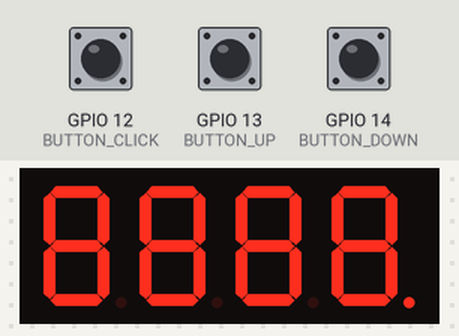
This program was run on a simulated ESP32. On the bench: 4-digit seven-segment display. The inputs (shaded band) are chosen by the test bench; at power-on: GPIO 12 (BUTTON_CLICK) HIGH, GPIO 13 (BUTTON_UP) HIGH, GPIO 14 (BUTTON_DOWN) HIGH. Random numbers use the default seed unless the program sets one; no radio packets arrive unless stated; what the program prints to the serial monitor is not drawn.

Above: at 2.2 s.
2.3 s: GPIO 12 (BUTTON_CLICK) pulled LOW for 0.15 s
3.9 s: GPIO 13 (BUTTON_UP) pulled LOW for 0.15 s
At 5.1 s:
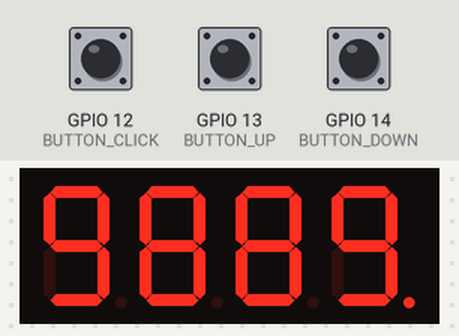
5.5 s: GPIO 13 (BUTTON_UP) pulled LOW for 1 s
At 6.6 s:
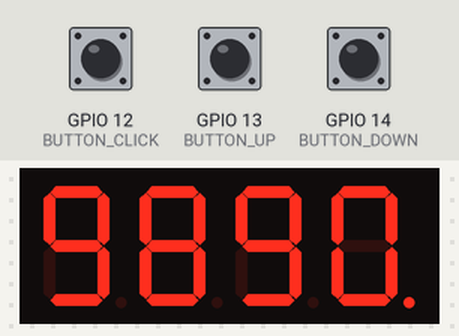
Timing chart, 0 to 8.5 s (numbered marks = the images above; inputs shaded):
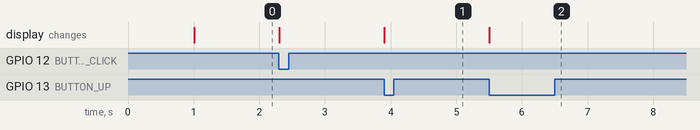

Measured:
- after the input at 3.9 s, the display: changes at once (image 1)
- after the input at 5.5 s, the display: changes at once (image 2)

The program:

main.cpp
```cpp
#include <Arduino.h>
#include <SPI.h>
#include <RF24.h>
#include "esp_bt.h"
#include "esp_wifi.h"
#include <SPI.h>
#include <SevSeg.h>

SevSeg sevseg;

SPIClass *vspi = nullptr;

// VSPI for RADIO 1
const uint8_t VSPI_CE_PIN = 4;
const uint8_t VSPI_CSN_PIN = 5;
const uint8_t VSPI_SCK = 18;
const uint8_t VSPI_MISO = 19;
const uint8_t VSPI_MOSI = 23;

//Button pins
const uint8_t BUTTON_UP = 13;
const uint8_t BUTTON_CLICK = 12;
const uint8_t BUTTON_DOWN = 14;
bool BUTTON_UP_PRESSED = false;
bool BUTTON_CLICK_PRESSED = false;
bool BUTTON_DOWN_PRESSED = false;

// Display ports
byte numDigits   = 4;
byte digitPins[] = {27, 33, 32, 21};        // D1..D4
byte segPins[]   = {26, 22, 0, 17, 2, 25, 15, 16}; // a,b,c,d,e,f,g,dp
bool resistorsOnSegments = true;

//constants
const uint8_t LED_PIN = 2;
const int SPI_SPEED = 16000000;
const uint8_t MIN_CHANNEL = 2;
const uint8_t MAX_CHANNEL = 86;
int currentCount = 8888;
const int MAX_COUNT = 9999;
const int MIN_COUNT = 0;
bool vspiStarted = false;

uint8_t radio1_flag = 0;  // VSPI// Flag variable to keep track of direction
uint8_t radio1_ch = 45;   // Variable to store value of ch

// radio1 on VSPI
RF24 radio1(VSPI_CE_PIN, VSPI_CSN_PIN, SPI_SPEED);

void calculateCurrentCount() {

  if (digitalRead(BUTTON_UP) == LOW && !BUTTON_UP_PRESSED) {
    if (currentCount + 1 <= MAX_COUNT) currentCount += 1;
    BUTTON_UP_PRESSED = true;
  }
  if (digitalRead(BUTTON_UP) == HIGH) BUTTON_UP_PRESSED = false;

  if (digitalRead(BUTTON_DOWN) == LOW && !BUTTON_DOWN_PRESSED) {
    if (currentCount - 1 >= MIN_COUNT) currentCount -= 1;
    BUTTON_DOWN_PRESSED = true;
  }
  if (digitalRead(BUTTON_DOWN) == HIGH) BUTTON_DOWN_PRESSED = false;

  if (digitalRead(BUTTON_CLICK) == LOW && !BUTTON_CLICK_PRESSED) {
    if (currentCount + 1000 <= MAX_COUNT) currentCount += 1000;
    BUTTON_CLICK_PRESSED = true;
  }
  if (digitalRead(BUTTON_CLICK) == HIGH) BUTTON_CLICK_PRESSED = false;
}

void waveThroughCHannelsMode(const uint8_t MIN, const uint8_t MAX)
{

    if (radio1_flag == 0){
        radio1_ch += 1;
    }
    else{
        radio1_ch -= 1;
    }

    if ((radio1_ch >= MAX) && (radio1_flag == 0)){
        radio1_flag = 1;
    }
    else if ((radio1_ch <= MIN) && (radio1_flag == 1)){
        radio1_flag = 0;
    }

    radio1.setChannel(radio1_ch);
}

void iterateChannels(const uint8_t MIN, const uint8_t MAX, const uint8_t STEPS){
  for (uint8_t i = MIN; i <= MAX; i = i + STEPS) {
      radio1.setChannel(i);
    }
}

void randomChannelMode(const uint8_t MAX)
{
    radio1.setChannel(random(MAX));
}

void initRadio1()
{
    vspi = new SPIClass(VSPI);
    vspi->begin();
    if (!radio1.begin(vspi)|| !radio1.isChipConnected()){
        Serial.println("VSPI NOT STARTED!!!");
    }
    else{
        radio1.setAutoAck(false);
        radio1.stopListening();
        radio1.setRetries(0, 0);
        radio1.setPALevel(RF24_PA_MAX, true);
        radio1.setDataRate(RF24_2MBPS);
        radio1.setCRCLength(RF24_CRC_DISABLED);
        radio1.printPrettyDetails();
        radio1.startConstCarrier(RF24_PA_MAX, radio1_ch);
        Serial.println("VSPI STARTED!: \n");
        radio1.printPrettyDetails();
        vspiStarted = true;
    }
}

void setup() {
  Serial.begin(115200);
  esp_bt_controller_deinit();
  esp_wifi_stop();
  esp_wifi_deinit();
  esp_wifi_disconnect();

  delay(1000);

  //SETUP BUTTONS
  pinMode(BUTTON_UP,    INPUT_PULLUP);
  pinMode(BUTTON_CLICK, INPUT_PULLUP);
  pinMode(BUTTON_DOWN,  INPUT_PULLUP);

  //SETUP RADIOS
  initRadio1();

  sevseg.begin(COMMON_ANODE, numDigits, digitPins, segPins, resistorsOnSegments);
  sevseg.setBrightness(90);
}

void loop(void) {
  if(vspiStarted){
    iterateChannels(0, 86, 2); //BL RANGE
  }else{
    initRadio1();
  }

  calculateCurrentCount();
  sevseg.setNumber(currentCount, 0);
  sevseg.refreshDisplay();
}
```
